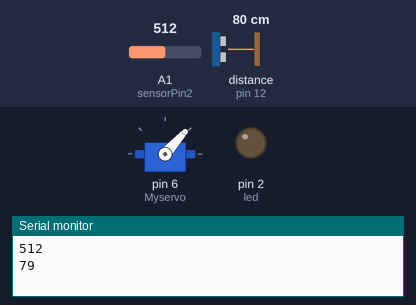
The sketch below on a simulated Arduino Uno, built with avr-gcc and run on an emulated ATmega328P. On the bench: servo, output pins drawn as LEDs (lit = HIGH), the last lines printed to the serial monitor. Wiring (inferred from the names in the program): ultrasonic range finder: trigger pin 13; echo pin 12. Inputs (shaded band) come from the test bench; at power-on: A1 (sensorPin2) = 512, distance to the obstacle (sensor on pin 12) 80 cm. The echo pulse lasts 58.3 µs per cm; pins used as bus, display or sensor lines are not drawn.

Above: at 3.5 s.
3.6 s: A1 (sensorPin2) set to 483
At 3.81 s:
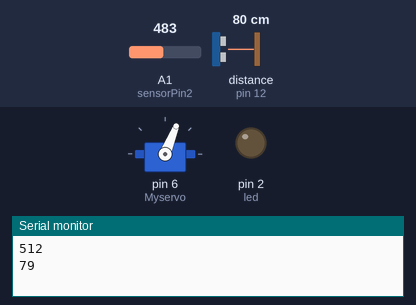
At 8.4 s:
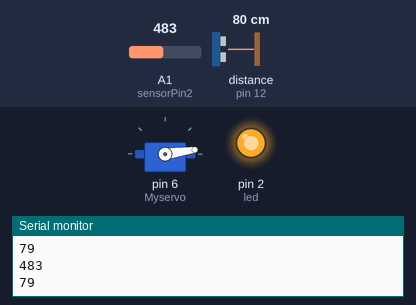
10.6 s: distance to the obstacle (sensor on pin 12) set to 2 cm
14.2 s: distance to the obstacle (sensor on pin 12) set to 60 cm
17.8 s: A1 (sensorPin2) set to 510
At 22.13 s:
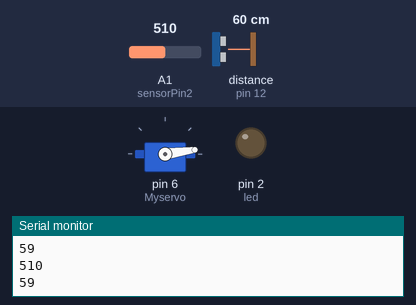
Timing chart, 0 to 22.4 s (numbered marks = the images above; inputs shaded):
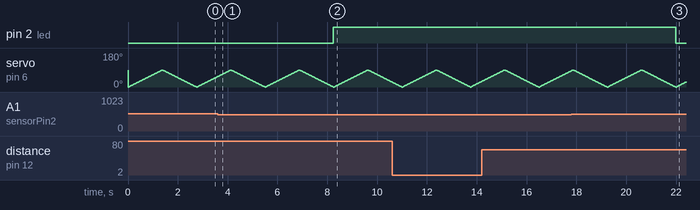

Measured:
- the behaviour switches between 501 and 500 on A1 (sensorPin2) (found by bisection; images 0 and 1)
- after the input at 3.6 s, pin 2 (led): LOW → HIGH after 4.6 s
- after the input at 17.8 s, pin 2 (led): HIGH → LOW after 4.2 s

The sketch:

Ultra-sonic.ino
```cpp
#define trigPin 13
#define echoPin 12
#define led 2 //red LED
int sensorPin2 = A1;
#include<Servo.h>
Servo Myservo;
int pos;

void setup() {
  Serial.begin (9600);
  pinMode(trigPin, OUTPUT);
  pinMode(echoPin, INPUT);
pinMode(sensorPin2, INPUT);
  pinMode(led, OUTPUT);
  Myservo.attach(6);
}

void loop() {
  int sensorValue2 = analogRead(sensorPin2);
  long duration, distance;
  digitalWrite(trigPin, LOW);
  delayMicroseconds(2);
  digitalWrite(trigPin, HIGH);
  delayMicroseconds(10);
  digitalWrite(trigPin, LOW);
  duration = pulseIn(echoPin, HIGH);
  distance = (duration/2) / 29.1;
  for(pos=0;pos<=90;pos++){
Myservo.write(pos);
delay(15);
}

  for(pos=90;pos>=0;pos--){
Myservo.write(pos);
delay(15);
}

        Serial.println( sensorValue2 );
                Serial.println( distance );

  if( sensorValue2 <=500 )
  {
  if (distance < 100)
  {  //you are free to change this
  //distance is less than 100 so red LED turns on
  digitalWrite(led,HIGH);


  }
  else
  {
    digitalWrite(led,LOW);
  }
  }

 else
 {
    digitalWrite(led,LOW);
   }  }
```
